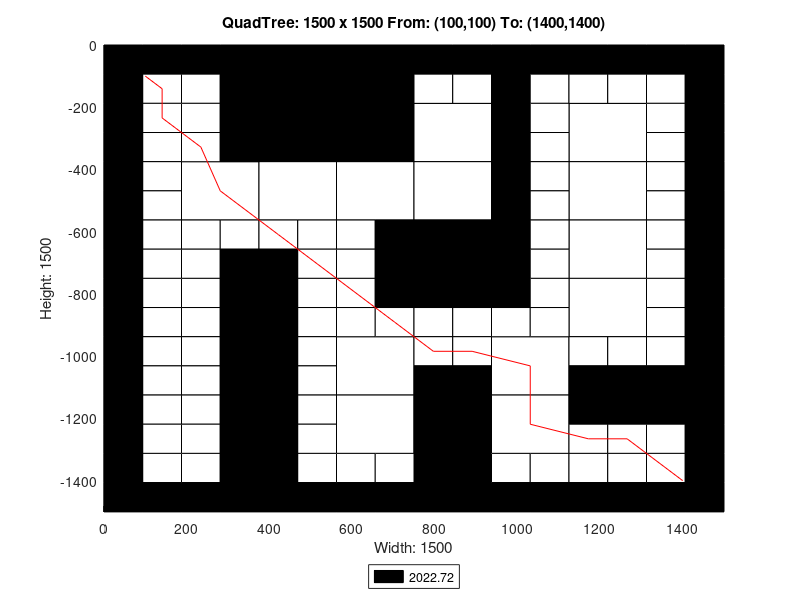

Write the MATLAB code that produced this figure.
axis([0 1500 -1500 0]);
title('QuadTree: 1500 x 1500 From: (100,100) To: (1400,1400)');
xlabel('Width: 1500');
ylabel('Height: 1500');
rectangle('Position',[375 -375 375 375], 'FaceColor',[0 0 0]);
rectangle('Position',[187.5 -562.5 187.5 187.5], 'FaceColor',[1 1 1]);
rectangle('Position',[375 -562.5 187.5 187.5], 'FaceColor',[1 1 1]);
rectangle('Position',[562.5 -562.5 187.5 187.5], 'FaceColor',[1 1 1]);
rectangle('Position',[750 -375 187.5 187.5], 'FaceColor',[1 1 1]);
rectangle('Position',[1125 -375 187.5 187.5], 'FaceColor',[1 1 1]);
rectangle('Position',[750 -562.5 187.5 187.5], 'FaceColor',[1 1 1]);
rectangle('Position',[750 -750 187.5 187.5], 'FaceColor',[0 0 0]);
rectangle('Position',[1125 -562.5 187.5 187.5], 'FaceColor',[1 1 1]);
rectangle('Position',[1125 -750 187.5 187.5], 'FaceColor',[1 1 1]);
rectangle('Position',[562.5 -1125 187.5 187.5], 'FaceColor',[1 1 1]);
rectangle('Position',[562.5 -1312.5 187.5 187.5], 'FaceColor',[1 1 1]);
rectangle('Position',[937.5 -1125 187.5 187.5], 'FaceColor',[1 1 1]);
rectangle('Position',[1125 -937.5 187.5 187.5], 'FaceColor',[1 1 1]);
rectangle('Position',[750 -1312.5 187.5 187.5], 'FaceColor',[0 0 0]);
rectangle('Position',[937.5 -1312.5 187.5 187.5], 'FaceColor',[1 1 1]);
rectangle('Position',[750 -1500 187.5 187.5], 'FaceColor',[0 0 0]);
rectangle('Position',[0 -93.75 93.75 93.75], 'FaceColor',[0 0 0]);
rectangle('Position',[93.75 -93.75 93.75 93.75], 'FaceColor',[0 0 0]);
rectangle('Position',[0 -187.5 93.75 93.75], 'FaceColor',[0 0 0]);
rectangle('Position',[93.75 -187.5 93.75 93.75], 'FaceColor',[1 1 1]);
rectangle('Position',[187.5 -93.75 93.75 93.75], 'FaceColor',[0 0 0]);
rectangle('Position',[281.25 -93.75 93.75 93.75], 'FaceColor',[0 0 0]);
rectangle('Position',[187.5 -187.5 93.75 93.75], 'FaceColor',[1 1 1]);
rectangle('Position',[281.25 -187.5 93.75 93.75], 'FaceColor',[0 0 0]);
rectangle('Position',[0 -281.25 93.75 93.75], 'FaceColor',[0 0 0]);
rectangle('Position',[93.75 -281.25 93.75 93.75], 'FaceColor',[1 1 1]);
rectangle('Position',[0 -375 93.75 93.75], 'FaceColor',[0 0 0]);
rectangle('Position',[93.75 -375 93.75 93.75], 'FaceColor',[1 1 1]);
rectangle('Position',[187.5 -281.25 93.75 93.75], 'FaceColor',[1 1 1]);
rectangle('Position',[281.25 -281.25 93.75 93.75], 'FaceColor',[0 0 0]);
rectangle('Position',[187.5 -375 93.75 93.75], 'FaceColor',[1 1 1]);
rectangle('Position',[281.25 -375 93.75 93.75], 'FaceColor',[0 0 0]);
rectangle('Position',[0 -468.75 93.75 93.75], 'FaceColor',[0 0 0]);
rectangle('Position',[93.75 -468.75 93.75 93.75], 'FaceColor',[1 1 1]);
rectangle('Position',[0 -562.5 93.75 93.75], 'FaceColor',[0 0 0]);
rectangle('Position',[93.75 -562.5 93.75 93.75], 'FaceColor',[1 1 1]);
rectangle('Position',[0 -656.25 93.75 93.75], 'FaceColor',[0 0 0]);
rectangle('Position',[93.75 -656.25 93.75 93.75], 'FaceColor',[1 1 1]);
rectangle('Position',[0 -750 93.75 93.75], 'FaceColor',[0 0 0]);
rectangle('Position',[93.75 -750 93.75 93.75], 'FaceColor',[1 1 1]);
rectangle('Position',[187.5 -656.25 93.75 93.75], 'FaceColor',[1 1 1]);
rectangle('Position',[281.25 -656.25 93.75 93.75], 'FaceColor',[1 1 1]);
rectangle('Position',[187.5 -750 93.75 93.75], 'FaceColor',[1 1 1]);
rectangle('Position',[281.25 -750 93.75 93.75], 'FaceColor',[0 0 0]);
rectangle('Position',[375 -656.25 93.75 93.75], 'FaceColor',[1 1 1]);
rectangle('Position',[468.75 -656.25 93.75 93.75], 'FaceColor',[1 1 1]);
rectangle('Position',[375 -750 93.75 93.75], 'FaceColor',[0 0 0]);
rectangle('Position',[468.75 -750 93.75 93.75], 'FaceColor',[1 1 1]);
rectangle('Position',[562.5 -656.25 93.75 93.75], 'FaceColor',[1 1 1]);
rectangle('Position',[656.25 -656.25 93.75 93.75], 'FaceColor',[0 0 0]);
rectangle('Position',[562.5 -750 93.75 93.75], 'FaceColor',[1 1 1]);
rectangle('Position',[656.25 -750 93.75 93.75], 'FaceColor',[0 0 0]);
rectangle('Position',[750 -93.75 93.75 93.75], 'FaceColor',[0 0 0]);
rectangle('Position',[843.75 -93.75 93.75 93.75], 'FaceColor',[0 0 0]);
rectangle('Position',[750 -187.5 93.75 93.75], 'FaceColor',[1 1 1]);
rectangle('Position',[843.75 -187.5 93.75 93.75], 'FaceColor',[1 1 1]);
rectangle('Position',[937.5 -93.75 93.75 93.75], 'FaceColor',[0 0 0]);
rectangle('Position',[1031.25 -93.75 93.75 93.75], 'FaceColor',[0 0 0]);
rectangle('Position',[937.5 -187.5 93.75 93.75], 'FaceColor',[0 0 0]);
rectangle('Position',[1031.25 -187.5 93.75 93.75], 'FaceColor',[1 1 1]);
rectangle('Position',[937.5 -281.25 93.75 93.75], 'FaceColor',[0 0 0]);
rectangle('Position',[1031.25 -281.25 93.75 93.75], 'FaceColor',[1 1 1]);
rectangle('Position',[937.5 -375 93.75 93.75], 'FaceColor',[0 0 0]);
rectangle('Position',[1031.25 -375 93.75 93.75], 'FaceColor',[1 1 1]);
rectangle('Position',[1125 -93.75 93.75 93.75], 'FaceColor',[0 0 0]);
rectangle('Position',[1218.75 -93.75 93.75 93.75], 'FaceColor',[0 0 0]);
rectangle('Position',[1125 -187.5 93.75 93.75], 'FaceColor',[1 1 1]);
rectangle('Position',[1218.75 -187.5 93.75 93.75], 'FaceColor',[1 1 1]);
rectangle('Position',[1312.5 -93.75 93.75 93.75], 'FaceColor',[0 0 0]);
rectangle('Position',[1406.25 -93.75 93.75 93.75], 'FaceColor',[0 0 0]);
rectangle('Position',[1312.5 -187.5 93.75 93.75], 'FaceColor',[1 1 1]);
rectangle('Position',[1406.25 -187.5 93.75 93.75], 'FaceColor',[0 0 0]);
rectangle('Position',[1312.5 -281.25 93.75 93.75], 'FaceColor',[1 1 1]);
rectangle('Position',[1406.25 -281.25 93.75 93.75], 'FaceColor',[0 0 0]);
rectangle('Position',[1312.5 -375 93.75 93.75], 'FaceColor',[1 1 1]);
rectangle('Position',[1406.25 -375 93.75 93.75], 'FaceColor',[0 0 0]);
rectangle('Position',[937.5 -468.75 93.75 93.75], 'FaceColor',[0 0 0]);
rectangle('Position',[1031.25 -468.75 93.75 93.75], 'FaceColor',[1 1 1]);
rectangle('Position',[937.5 -562.5 93.75 93.75], 'FaceColor',[0 0 0]);
rectangle('Position',[1031.25 -562.5 93.75 93.75], 'FaceColor',[1 1 1]);
rectangle('Position',[937.5 -656.25 93.75 93.75], 'FaceColor',[0 0 0]);
rectangle('Position',[1031.25 -656.25 93.75 93.75], 'FaceColor',[1 1 1]);
rectangle('Position',[937.5 -750 93.75 93.75], 'FaceColor',[0 0 0]);
rectangle('Position',[1031.25 -750 93.75 93.75], 'FaceColor',[1 1 1]);
rectangle('Position',[1312.5 -468.75 93.75 93.75], 'FaceColor',[1 1 1]);
rectangle('Position',[1406.25 -468.75 93.75 93.75], 'FaceColor',[0 0 0]);
rectangle('Position',[1312.5 -562.5 93.75 93.75], 'FaceColor',[1 1 1]);
rectangle('Position',[1406.25 -562.5 93.75 93.75], 'FaceColor',[0 0 0]);
rectangle('Position',[1312.5 -656.25 93.75 93.75], 'FaceColor',[1 1 1]);
rectangle('Position',[1406.25 -656.25 93.75 93.75], 'FaceColor',[0 0 0]);
rectangle('Position',[1312.5 -750 93.75 93.75], 'FaceColor',[1 1 1]);
rectangle('Position',[1406.25 -750 93.75 93.75], 'FaceColor',[0 0 0]);
rectangle('Position',[0 -843.75 93.75 93.75], 'FaceColor',[0 0 0]);
rectangle('Position',[93.75 -843.75 93.75 93.75], 'FaceColor',[1 1 1]);
rectangle('Position',[0 -937.5 93.75 93.75], 'FaceColor',[0 0 0]);
rectangle('Position',[93.75 -937.5 93.75 93.75], 'FaceColor',[1 1 1]);
rectangle('Position',[187.5 -843.75 93.75 93.75], 'FaceColor',[1 1 1]);
rectangle('Position',[281.25 -843.75 93.75 93.75], 'FaceColor',[0 0 0]);
rectangle('Position',[187.5 -937.5 93.75 93.75], 'FaceColor',[1 1 1]);
rectangle('Position',[281.25 -937.5 93.75 93.75], 'FaceColor',[0 0 0]);
rectangle('Position',[0 -1031.25 93.75 93.75], 'FaceColor',[0 0 0]);
rectangle('Position',[93.75 -1031.25 93.75 93.75], 'FaceColor',[1 1 1]);
rectangle('Position',[0 -1125 93.75 93.75], 'FaceColor',[0 0 0]);
rectangle('Position',[93.75 -1125 93.75 93.75], 'FaceColor',[1 1 1]);
rectangle('Position',[187.5 -1031.25 93.75 93.75], 'FaceColor',[1 1 1]);
rectangle('Position',[281.25 -1031.25 93.75 93.75], 'FaceColor',[0 0 0]);
rectangle('Position',[187.5 -1125 93.75 93.75], 'FaceColor',[1 1 1]);
rectangle('Position',[281.25 -1125 93.75 93.75], 'FaceColor',[0 0 0]);
rectangle('Position',[375 -843.75 93.75 93.75], 'FaceColor',[0 0 0]);
rectangle('Position',[468.75 -843.75 93.75 93.75], 'FaceColor',[1 1 1]);
rectangle('Position',[375 -937.5 93.75 93.75], 'FaceColor',[0 0 0]);
rectangle('Position',[468.75 -937.5 93.75 93.75], 'FaceColor',[1 1 1]);
rectangle('Position',[562.5 -843.75 93.75 93.75], 'FaceColor',[1 1 1]);
rectangle('Position',[656.25 -843.75 93.75 93.75], 'FaceColor',[0 0 0]);
rectangle('Position',[562.5 -937.5 93.75 93.75], 'FaceColor',[1 1 1]);
rectangle('Position',[656.25 -937.5 93.75 93.75], 'FaceColor',[1 1 1]);
rectangle('Position',[375 -1031.25 93.75 93.75], 'FaceColor',[0 0 0]);
rectangle('Position',[468.75 -1031.25 93.75 93.75], 'FaceColor',[1 1 1]);
rectangle('Position',[375 -1125 93.75 93.75], 'FaceColor',[0 0 0]);
rectangle('Position',[468.75 -1125 93.75 93.75], 'FaceColor',[1 1 1]);
rectangle('Position',[0 -1218.75 93.75 93.75], 'FaceColor',[0 0 0]);
rectangle('Position',[93.75 -1218.75 93.75 93.75], 'FaceColor',[1 1 1]);
rectangle('Position',[0 -1312.5 93.75 93.75], 'FaceColor',[0 0 0]);
rectangle('Position',[93.75 -1312.5 93.75 93.75], 'FaceColor',[1 1 1]);
rectangle('Position',[187.5 -1218.75 93.75 93.75], 'FaceColor',[1 1 1]);
rectangle('Position',[281.25 -1218.75 93.75 93.75], 'FaceColor',[0 0 0]);
rectangle('Position',[187.5 -1312.5 93.75 93.75], 'FaceColor',[1 1 1]);
rectangle('Position',[281.25 -1312.5 93.75 93.75], 'FaceColor',[0 0 0]);
rectangle('Position',[0 -1406.25 93.75 93.75], 'FaceColor',[0 0 0]);
rectangle('Position',[93.75 -1406.25 93.75 93.75], 'FaceColor',[1 1 1]);
rectangle('Position',[0 -1500 93.75 93.75], 'FaceColor',[0 0 0]);
rectangle('Position',[93.75 -1500 93.75 93.75], 'FaceColor',[0 0 0]);
rectangle('Position',[187.5 -1406.25 93.75 93.75], 'FaceColor',[1 1 1]);
rectangle('Position',[281.25 -1406.25 93.75 93.75], 'FaceColor',[0 0 0]);
rectangle('Position',[187.5 -1500 93.75 93.75], 'FaceColor',[0 0 0]);
rectangle('Position',[281.25 -1500 93.75 93.75], 'FaceColor',[0 0 0]);
rectangle('Position',[375 -1218.75 93.75 93.75], 'FaceColor',[0 0 0]);
rectangle('Position',[468.75 -1218.75 93.75 93.75], 'FaceColor',[1 1 1]);
rectangle('Position',[375 -1312.5 93.75 93.75], 'FaceColor',[0 0 0]);
rectangle('Position',[468.75 -1312.5 93.75 93.75], 'FaceColor',[1 1 1]);
rectangle('Position',[375 -1406.25 93.75 93.75], 'FaceColor',[0 0 0]);
rectangle('Position',[468.75 -1406.25 93.75 93.75], 'FaceColor',[1 1 1]);
rectangle('Position',[375 -1500 93.75 93.75], 'FaceColor',[0 0 0]);
rectangle('Position',[468.75 -1500 93.75 93.75], 'FaceColor',[0 0 0]);
rectangle('Position',[562.5 -1406.25 93.75 93.75], 'FaceColor',[1 1 1]);
rectangle('Position',[656.25 -1406.25 93.75 93.75], 'FaceColor',[1 1 1]);
rectangle('Position',[562.5 -1500 93.75 93.75], 'FaceColor',[0 0 0]);
rectangle('Position',[656.25 -1500 93.75 93.75], 'FaceColor',[0 0 0]);
rectangle('Position',[750 -843.75 93.75 93.75], 'FaceColor',[0 0 0]);
rectangle('Position',[843.75 -843.75 93.75 93.75], 'FaceColor',[0 0 0]);
rectangle('Position',[750 -937.5 93.75 93.75], 'FaceColor',[1 1 1]);
rectangle('Position',[843.75 -937.5 93.75 93.75], 'FaceColor',[1 1 1]);
rectangle('Position',[937.5 -843.75 93.75 93.75], 'FaceColor',[0 0 0]);
rectangle('Position',[1031.25 -843.75 93.75 93.75], 'FaceColor',[1 1 1]);
rectangle('Position',[937.5 -937.5 93.75 93.75], 'FaceColor',[1 1 1]);
rectangle('Position',[1031.25 -937.5 93.75 93.75], 'FaceColor',[1 1 1]);
rectangle('Position',[750 -1031.25 93.75 93.75], 'FaceColor',[1 1 1]);
rectangle('Position',[843.75 -1031.25 93.75 93.75], 'FaceColor',[1 1 1]);
rectangle('Position',[750 -1125 93.75 93.75], 'FaceColor',[0 0 0]);
rectangle('Position',[843.75 -1125 93.75 93.75], 'FaceColor',[0 0 0]);
rectangle('Position',[1312.5 -843.75 93.75 93.75], 'FaceColor',[1 1 1]);
rectangle('Position',[1406.25 -843.75 93.75 93.75], 'FaceColor',[0 0 0]);
rectangle('Position',[1312.5 -937.5 93.75 93.75], 'FaceColor',[1 1 1]);
rectangle('Position',[1406.25 -937.5 93.75 93.75], 'FaceColor',[0 0 0]);
rectangle('Position',[1125 -1031.25 93.75 93.75], 'FaceColor',[1 1 1]);
rectangle('Position',[1218.75 -1031.25 93.75 93.75], 'FaceColor',[1 1 1]);
rectangle('Position',[1125 -1125 93.75 93.75], 'FaceColor',[0 0 0]);
rectangle('Position',[1218.75 -1125 93.75 93.75], 'FaceColor',[0 0 0]);
rectangle('Position',[1312.5 -1031.25 93.75 93.75], 'FaceColor',[1 1 1]);
rectangle('Position',[1406.25 -1031.25 93.75 93.75], 'FaceColor',[0 0 0]);
rectangle('Position',[1312.5 -1125 93.75 93.75], 'FaceColor',[0 0 0]);
rectangle('Position',[1406.25 -1125 93.75 93.75], 'FaceColor',[0 0 0]);
rectangle('Position',[937.5 -1406.25 93.75 93.75], 'FaceColor',[1 1 1]);
rectangle('Position',[1031.25 -1406.25 93.75 93.75], 'FaceColor',[1 1 1]);
rectangle('Position',[937.5 -1500 93.75 93.75], 'FaceColor',[0 0 0]);
rectangle('Position',[1031.25 -1500 93.75 93.75], 'FaceColor',[0 0 0]);
rectangle('Position',[1125 -1218.75 93.75 93.75], 'FaceColor',[0 0 0]);
rectangle('Position',[1218.75 -1218.75 93.75 93.75], 'FaceColor',[0 0 0]);
rectangle('Position',[1125 -1312.5 93.75 93.75], 'FaceColor',[1 1 1]);
rectangle('Position',[1218.75 -1312.5 93.75 93.75], 'FaceColor',[1 1 1]);
rectangle('Position',[1312.5 -1218.75 93.75 93.75], 'FaceColor',[0 0 0]);
rectangle('Position',[1406.25 -1218.75 93.75 93.75], 'FaceColor',[0 0 0]);
rectangle('Position',[1312.5 -1312.5 93.75 93.75], 'FaceColor',[1 1 1]);
rectangle('Position',[1406.25 -1312.5 93.75 93.75], 'FaceColor',[0 0 0]);
rectangle('Position',[1125 -1406.25 93.75 93.75], 'FaceColor',[1 1 1]);
rectangle('Position',[1218.75 -1406.25 93.75 93.75], 'FaceColor',[1 1 1]);
rectangle('Position',[1125 -1500 93.75 93.75], 'FaceColor',[0 0 0]);
rectangle('Position',[1218.75 -1500 93.75 93.75], 'FaceColor',[0 0 0]);
rectangle('Position',[1312.5 -1406.25 93.75 93.75], 'FaceColor',[1 1 1]);
rectangle('Position',[1406.25 -1406.25 93.75 93.75], 'FaceColor',[0 0 0]);
rectangle('Position',[1312.5 -1500 93.75 93.75], 'FaceColor',[0 0 0]);
rectangle('Position',[1406.25 -1500 93.75 93.75], 'FaceColor',[0 0 0]);
X=[1400,1359.38,1265.62,1171.88,1031.25,1031.25,890.625,796.875,703.125,609.375,515.625,421.875,281.25,234.375,140.625,140.625,100];
Y=[-1400,-1359.38,-1265.62,-1265.62,-1218.75,-1031.25,-984.375,-984.375,-890.625,-796.875,-703.125,-609.375,-468.75,-328.125,-234.375,-140.625,-100];
hold on;
plot(X,Y,'r');
legend('2022.72','Location','southoutside');
